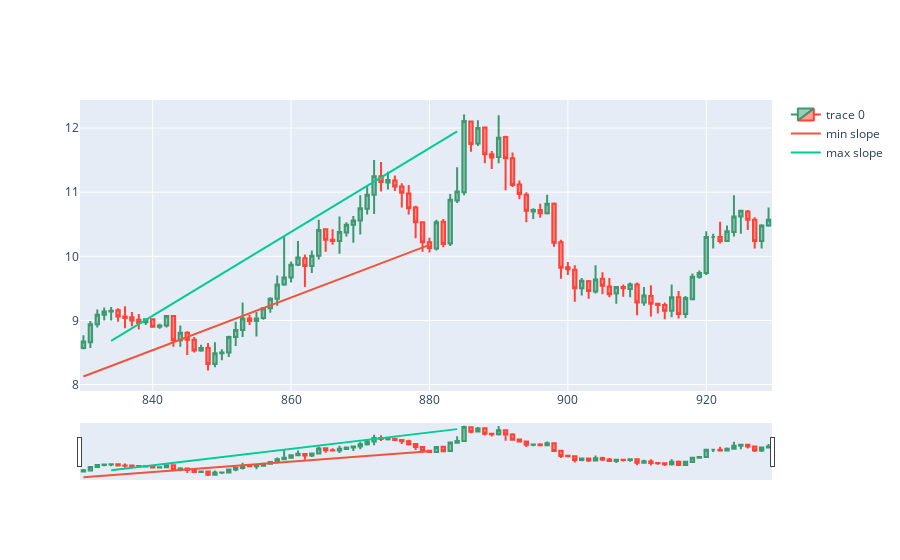

Notebook code cell kept with this figure:
### Code cell
import numpy as np
from matplotlib import pyplot
backcandles= 50
wind = 5

candleid = 880

maxim = np.array([])
minim = np.array([])
xxmin = np.array([])
xxmax = np.array([])
for i in range(candleid-backcandles, candleid+1, wind):
    minim = np.append(minim, df.Low.iloc[i:i+wind].min())
    xxmin = np.append(xxmin, df.Low.iloc[i:i+wind].idxmin())
for i in range(candleid-backcandles, candleid+1, wind):
    maxim = np.append(maxim, df.High.loc[i:i+wind].max())
    xxmax = np.append(xxmax, df.High.iloc[i:i+wind].idxmax())
slmin, intercmin = np.polyfit(xxmin, minim,1)
slmax, intercmax = np.polyfit(xxmax, maxim,1)

dfpl = df[candleid-backcandles:candleid+backcandles]
fig = go.Figure(data=[go.Candlestick(x=dfpl.index,
                open=dfpl['Open'],
                high=dfpl['High'],
                low=dfpl['Low'],
                close=dfpl['Close'])])
fig.add_trace(go.Scatter(x=xxmin, y=slmin*xxmin + intercmin, mode='lines', name='min slope'))
fig.add_trace(go.Scatter(x=xxmax, y=slmax*xxmax + intercmax, mode='lines', name='max slope'))
